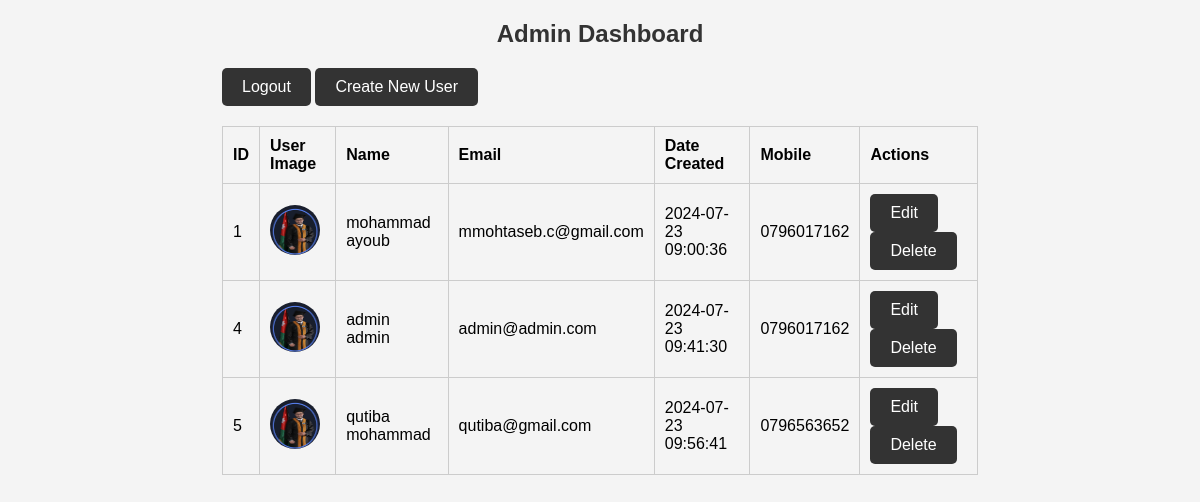
Screenshot of /admin_dashboard.php (signed in) with the database file from the repository.
### tables this page shows
CREATE TABLE `users` (
  `id` int(11) NOT NULL,
  `first_name` varchar(50) NOT NULL,
  `middle_name` varchar(50) DEFAULT NULL,
  `last_name` varchar(50) NOT NULL,
  `family_name` varchar(50) NOT NULL,
  `email` varchar(100) NOT NULL,
  `mobile` varchar(10) NOT NULL,
  `password` varchar(255) NOT NULL,
  `role_id` int(11) NOT NULL,
  `image` varchar(255) DEFAULT NULL,
  `date_created` timestamp NOT NULL DEFAULT current_timestamp()
);

### admin_dashboard.php (the view, shortened to what this page needs)
<?php
require 'db.php';
$users = $conn->query("SELECT * FROM users");
?>
<!DOCTYPE html>
<html lang="en">
<head>
    <link rel="stylesheet" href="style.css">
</head>
<body>
    <div class="container">
        <h2>Admin Dashboard</h2>
        <a href="logout.php" class="btn">Logout</a>
        <a href="admin_create_user.php" class="btn">Create New User</a>
        <table>
            <thead>
                <tr>
                    <th>ID</th>
                    <th>User Image</th>
                    <th>Name</th>
                    <th>Email</th>
                    <th>Date Created</th>
                    <th>Mobile</th>
                    <th>Actions</th>
                </tr>
            </thead>
            <tbody>
                <?php while($row = $users->fetch_assoc()): ?>
                    <tr>
                        <td><?php echo $row['id']; ?></td>
                        <td><img src="<?php echo $row['image']; ?>" alt="User Image" width="50" height="50" /></td>
                        <td><?php echo $row['first_name'] . ' ' . $row['last_name']; ?></td>
                        <td><?php echo $row['email']; ?></td>
                        <td><?php echo $row['date_created']; ?></td>
                        <td><?php echo $row['mobile']; ?></td>
                        <td>
                            <a href="edit_user.php?id=<?php echo $row['id']; ?>" class="btn">Edit</a>
                            <a href="delete_user.php?id=<?php echo $row['id']; ?>" class="btn">Delete</a>
                        </td>
                    </tr>
                <?php endwhile; ?>
            </tbody>
        </table>
    </div>
</body>
</html>

### style.css (style rules this page uses)
body { font-family: Arial, sans-serif; background-color: #f4f4f4; margin: 0; padding: 0; }
.container { width: 63%; margin: auto; }
h2 { color: #333; text-align: center; }
.btn { display: inline-block; background: #333; color: #fff; padding: 10px 20px; border: none; border-radius: 5px; cursor: pointer; text-decoration: none; }
table { width: 100%; margin: 20px 0; border-collapse: collapse; }
table, th, td { border: 1px solid #ccc; }
th, td { padding: 10px; text-align: left; }
img { border-radius: 50%; }

### rows the page displays
users: id "1", image (picture), first_name "mohammad", last_name "ayoub", email "mmohtaseb.c@gmail.com", date_created "2024-07-23 09:00:36", mobile "0796017162"
users: id "4", image (picture), first_name "admin", last_name "admin", email "admin@admin.com", date_created "2024-07-23 09:41:30", mobile "0796017162"
users: id "5", image (picture), first_name "qutiba", last_name "mohammad", email "qutiba@gmail.com", date_created "2024-07-23 09:56:41", mobile "0796563652"
